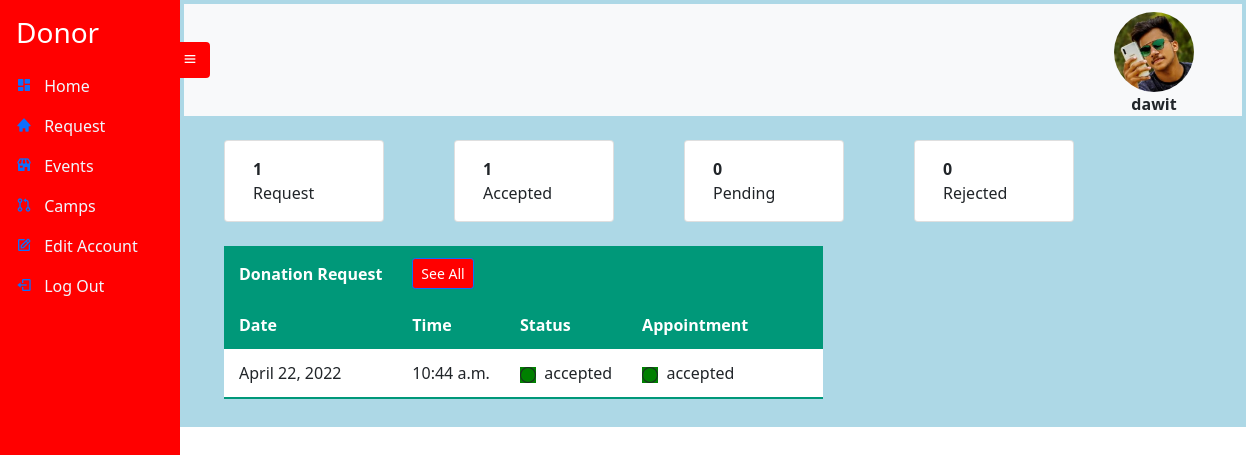
Screenshot of /donordashbord/notall (signed in) with the database file from the repository.
### Donor/models.py (models this page shows, shortened)
class Donor(models.Model):
    Donor_id =  models.UUIDField(default=uuid.uuid4, unique=True,
                          primary_key=True, editable=False)
    Account_id = models.OneToOneField(Account , on_delete=models.CASCADE ,null=True , blank=True)
    Donorname = models.CharField(max_length=20 , null=True , blank=True)
    DateOfBirth = models.DateTimeField(max_length=6, null=True , blank=True)
    Bloodgroup= models.CharField(max_length=10, null=True , blank=True , choices=blood_group)
    Address_id = models.OneToOneField(Address, on_delete=models.CASCADE , null=True , blank=True)
    Gender = models.CharField(max_length=10, null=True , blank=True)
    Age = models.IntegerField()
    Nationality = models.CharField(max_length=10, null=True , blank=True)
    Height = models.FloatField(max_length=10, null=True , blank=True)
    Weight = models.FloatField(max_length=10, null=True , blank=True)
    BMS = models.FloatField(max_length=10 , null=True , blank=True)
    BloodPressure = models.CharField(max_length=10 ,  null=True , blank=True)
    ProfilePic= models.FileField(null=True, blank=True, upload_to='profilepic/', default="profilepic/defaultprofile.jpeg")

class DonationRequestFormResult(models.Model):
    Result_id = models.UUIDField(default=uuid.uuid4, unique=True,
                          primary_key=True, editable=False)
    Donor_id = models.ForeignKey(Donor , null=True , on_delete=models.SET_NULL,blank=True , unique=False)
    HeartDisease = models.CharField(max_length=3, null=True , blank=True ,choices=Answer_choices)
    Kidney_Lung_Bloodpressure_Diabetes_Epilepsy = models.CharField(max_length=3, null=True , blank=True ,  choices=Answer_choices)
    Liverproblems = models.CharField(max_length=3, null=True , blank=True ,choices=Answer_choices)
    STD = models.CharField(max_length=3, null=True , blank=True ,choices=Answer_choices)
    Tattoo_Ear_skin_pierced_lastmonth= models.CharField(max_length=3, null=True , blank=True ,choices=Answer_choices)
    Slpet_Unsafely_OtherThanPartner = models.CharField(max_length=3, null=True , blank=True ,choices=Answer_choices)
    SeriousSkinRepair = models.CharField(max_length=3, null=True , blank=True ,choices=Answer_choices)
    Preagnant = models.CharField(max_length=3, null=True , blank=True,choices=Answer_choices)
    Abortion = models.CharField(max_length=3, null=True , blank=True,choices=Answer_choices)
    BreastFeeding = models.CharField(max_length=3, null=True , blank=True,choices=Answer_choices)
    BloodHealthfulnessInfo = models.CharField(max_length=10, null=True , blank=True,choices=Answer_choices)
    Status = models.CharField(null=True , max_length=11 , blank=True , default='in progress')
    Request_time = models.TimeField(auto_now_add=True , null=True , blank=True)
    Request_Date = models.DateField(auto_now_add=True  , null=True , blank=True)

class Appointment(models.Model):
    App_id = models.UUIDField(default=uuid.uuid4, unique=True,
                          primary_key=True, editable=False)
    Donor_id = models.ForeignKey(Donor , on_delete=models.SET_NULL, null=True , blank=True , unique=False)
    Date = models.DateField()
    Time = models.TimeField()
    status = models.CharField(null=True , max_length=11 , blank=True , default='in progress')

### UserAccount/models.py (models this page shows, shortened)
class Account(AbstractUser):
    Role = models.CharField(max_length=25, null=True , blank=True)

### Donor/views.py (the view)
# urls.py: path('donordashbord/<type>' , views.DonorDashbord , name='donordashbord'),
def DonorDashbord(request , type):
    donor = DonorState(request)['donor']
    donationrequest_no = 0
    accepted_no = 0
    pending_no = 0
    rejected_no = 0
    donation = None
    appointment = None
    try:
        if(type=='all'):
            donation = DonationRequestFormResult.objects.filter(Donor_id = donor.Donor_id)
        else:
            donation = DonationRequestFormResult.objects.filter(Donor_id = donor.Donor_id)[0:5]
    except:
        done = None
    try:
        if(type=='all'):
            appointment = Appointment.objects.filter(Donor_id = str(donor.Donor_id))
        else:
            appointment = Appointment.objects.filter(Donor_id = str(donor.Donor_id))[0:5]
    except:
        print('no appointment')
        appointment = None
    try:
        donationrequest_no = len(DonationRequestFormResult.objects.filter(Donor_id = donor.Donor_id))
    except:
        donationrequest_no=0
    try:
        accepted_no = len( DonationRequestFormResult.objects.filter(Status = 'accepted').filter(Donor_id = donor.Donor_id))
    except:
        accepted_no = 0
    try:
        pending_no = len( DonationRequestFormResult.objects.filter(Status = 'in progress').filter(Donor_id = donor.Donor_id))
    except:
        pending_no = 0
    try:
        rejected_no = len( DonationRequestFormResult.objects.filter(Status = 'rejected').filter(Donor_id = donor.Donor_id))
    except:
        rejected_no = 0
    my_list = list(itertools.zip_longest(donation,appointment))
    context={'request_no': donationrequest_no ,
            'accepted_no': accepted_no,
            'pending_no':pending_no,
            'rejected_no':rejected_no ,
            'donation':donation,
            'donor':donor,
            'list':my_list,
    }
    return render(request, 'donor/dashbord.html' ,context)

### Donor/views.py (called while the page is built)
def DonorState(request):
    donor = request.user
    context = {'donor': Donor.objects.get(Account_id = donor.id) }
    return context

### templates/donor/dashbord.html
{% extends 'donor/donor.html' %}
{% block content %}
<br>
<div class="container">
  <div class="row" style="column-gap: 70px;">
    <div class="card" style="width: 10rem;">
      <div class="card-body">
        <p class="card-text"><b>{{ request_no }}</b> <br>Request</p>
      </div>
    </div>
    <div class="card" style="width: 10rem;">
      <div class="card-body">
        <p class="card-text"><b>{{ accepted_no }}</b> <br>Accepted</p>
      </div>
    </div>
    <div class="card" style="width: 10rem;">
        <div class="card-body">
          <p class="card-text"><b>{{ pending_no }}</b> <br>Pending</p>
        </div>
      </div>
    <div class="card" style="width: 10rem;">
        <div class="card-body">
          <p class="card-text"><b>{{ rejected_no }}</b> <br>Rejected</p>
        </div>
      </div>
  </div>
<br>
</div>
<table class="styled-table">
    <thead>
         <tr>
           <th>Donation Request</th>
           <th><a href="{% url 'donordashbord' 'all' %}"><button type="button" class="btn btn-primary btn-sm" style= "background-color: red;">See All</button></a>&nbsp;
            <th></th>
           <th></th>
           <th></th>
           <th></th>
          </tr>
{% include 'donor/donationrequestlist.html' %}
{% endblock %}

### templates/donor/donor.html (shortened to what this page needs)
{% extends 'sidebarbase.html' %}
{% block content1 %}
<div
      class="side-navbar active-nav d-flex justify-content-between flex-wrap flex-column"
      id="sidebar"
    >
      <ul class="nav flex-column text-white w-100">
        <a href="{% url 'donordashbord' 'notall' %}" class="nav-link h3 text-white my-2">
          Donor
        </a>
        <li class="nav-link">
          <i class="bx bxs-dashboard"></i>
          <span class="mx-2" ><a class="inner-anchor"  href="{% url 'donordashbord' 'notall' %}"> Home</a></span>
        </li>
        <li class="nav-link">
          <i class="bx bxs-home"></i>
          <span class="mx-2" ><a class="inner-anchor" href="{% url 'donationrequest' 'notall' %}"> Request</a></span>
        </li>
        <li class="nav-link">
          <i class="bx bxs-store"></i>
          <span class="mx-2" ><a class="inner-anchor" href="{% url 'getevent' 'notall' %}"> Events </a></span>
        </li>
        <li class="nav-link">
          <i class="bx bx-git-pull-request"></i>
          <span class="mx-2" ><a class="inner-anchor" href="#"> Camps</a></span>
        </li>
        <li class="nav-link">
          <i class="bx bx-edit"></i>
          <span class="mx-2" ><a class="inner-anchor" href="{% url 'donoreditpassword'  %}"> Edit Account</a></span>
        </li>
        <li class="nav-link">
          <i class="bx bx-log-out"></i>
          <span class="mx-2" ><a class="inner-anchor" href="{% url 'logout' %}" > Log Out </a></span>
        </li>
      </ul>
    </div>
    <div class="p-1 my-container active-cont" style="background-color:lightblue">
      <nav class="navbar top-navbar navbar-light bg-light px-5">
        <a class="btn border-0" id="menu-btn"><i class="bx bx-menu"></i></a>
        <figure id="image">
          <img src="/static/images/{{ donor.ProfilePic }}" style="height: 80px;
          width: 80px;
          border-radius: 50%; " >
          <figcaption style="text-align: center;"><b>{{user.username}}</b></figcaption>
        </figure>
              </nav>
      {% block content %}
      {% endblock %}
{% endblock %}

### templates/donor/donationrequestlist.html (shortened to what this page needs)
       <tr >
           <th>Date</th>
           <th>Time</th>
           <th>Status</th>
           <th>Appointment</th>
           <th></th>
           <th></th>
       </tr>
   </thead>
   <tbody>
     {% if list %}
     {% for don,app in list %}
     <tr>
      <td>{{ don.Request_Date }}</td>
      <td>{{ don.Request_time }}</td>
      {% if don.Status == 'in progress' %}
      <td><svg xmlns="http://www.w3.org/2000/svg" width="16" height="16" fill="currentColor" style="background-color: yellow;" class="bi bi-circle"  viewBox="0 0 16 16">
        <path d="M8 15A7 7 0 1 1 8 1a7 7 0 0 1 0 14zm0 1A8 8 0 1 0 8 0a8 8 0 0 0 0 16z"/>
      </svg>
      {% elif  don.Status == 'accepted' %}
      <td><svg xmlns="http://www.w3.org/2000/svg" width="16" height="16" fill="currentColor" style="background-color: green;" class="bi bi-circle"  viewBox="0 0 16 16">
        <path d="M8 15A7 7 0 1 1 8 1a7 7 0 0 1 0 14zm0 1A8 8 0 1 0 8 0a8 8 0 0 0 0 16z"/>
      </svg>
      {% elif  don.Status == 'rejected' %}
      <td><svg xmlns="http://www.w3.org/2000/svg" width="16" height="16" fill="currentColor" style="background-color:red;" class="bi bi-circle"  viewBox="0 0 16 16">
        <path d="M8 15A7 7 0 1 1 8 1a7 7 0 0 1 0 14zm0 1A8 8 0 1 0 8 0a8 8 0 0 0 0 16z"/>
      </svg>
      {% endif %}
      &nbsp;{{ don.Status}} </td>
      {% if don.Status == 'accepted' %}
      {% if app.status == 'accepted' %}
      <td><svg xmlns="http://www.w3.org/2000/svg" width="16" height="16" fill="currentColor" style="background-color:green;" class="bi bi-circle"  viewBox="0 0 16 16">
        <path d="M8 15A7 7 0 1 1 8 1a7 7 0 0 1 0 14zm0 1A8 8 0 1 0 8 0a8 8 0 0 0 0 16z"/>
      </svg>
      {% elif app.status == 'rejected' %}
      <td><svg xmlns="http://www.w3.org/2000/svg" width="16" height="16" fill="currentColor" style="background-color:red;" class="bi bi-circle"  viewBox="0 0 16 16">
        <path d="M8 15A7 7 0 1 1 8 1a7 7 0 0 1 0 14zm0 1A8 8 0 1 0 8 0a8 8 0 0 0 0 16z"/>
      </svg>
      {% elif app.status == 'in progress' %}
      <td><svg xmlns="http://www.w3.org/2000/svg" width="16" height="16" fill="currentColor" style="background-color:yellow;" class="bi bi-circle"  viewBox="0 0 16 16">
        <path d="M8 15A7 7 0 1 1 8 1a7 7 0 0 1 0 14zm0 1A8 8 0 1 0 8 0a8 8 0 0 0 0 16z"/>
      </svg>
      {% else %}
      <td><a href="{% url 'makeappointment' %}"><button type="button" class="btn btn-primary btn-sm" style= "background-color: red;">Make Appointment</button></a></td>
      {% endif %}
      &nbsp;{{ app.status}} </td>
      {% else %}
      <td><button type="button" class="btn btn-primary btn-sm" style= "background-color: red;" disabled>Make Appointment</button></td>
      {% endif %}
      <td></td>
      <td></td>
    </tr>
     {% endfor %}
    {% endif %}
     </tbody>
 </table>
 <br>

### static/styles/sidebar.css (style rules this page uses)
* { margin: 0; padding: 0; box-sizing: border-box; }
body { min-height: 100vh; background-color: #fff; }
.side-navbar { width: 180px; height: 100%; position: fixed; margin-left: -300px; background-color: red; transition: 0.5s; }
.my-container { transition: 0.4s; }
.active-nav { margin-left: 0; }
.active-cont { margin-left: 180px; }
#menu-btn { background-color: red ; color: #fff; margin-left: -62px; }
#image { max-width: 300px; height: 80px; border-radius: 50%; top: 10px; right: 0px; }
.inner-anchor { color: aliceblue; text-decoration: black; }
.container { margin-left: 40px; }
.styled-table thead tr { background-color: #009879; color: #ffffff; text-align: left; }
.styled-table th, .styled-table td { padding: 12px 15px; }
.styled-table tbody tr { border-bottom: 1px solid #dddddd; }
.styled-table tbody tr:last-of-type { border-bottom: 2px solid #009879; }
.styled-table { margin-left: 40px; }
.styled-table tbody { background-color: white; }

### rows the page displays
Donor: ProfilePic (picture)
Account: username "dawit"
DonationRequestFormResult: Request_Date "April 22, 2022", Request_time "10:44 a.m.", Status "accepted", status "accepted"

### other values shown
{{ request_no }} "1"
{{ accepted_no }} "1"
{{ pending_no }} "0"
{{ rejected_no }} "0"
